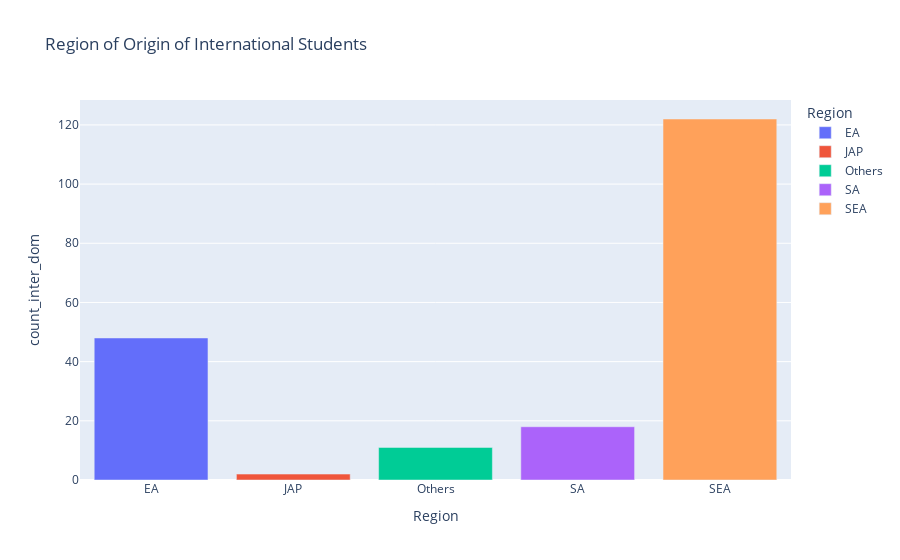

Here is the notebook cell this chart was saved with:
### Code cell
result = _
df_inter_students = result.DataFrame()

# Bar chart
fig2 = px.bar(
    df_inter_students,
    x='Region',
    y='count_inter_dom',
    color='Region',
    title='Region of Origin of International Students',
    labels={
        'Region of Origin': 'Region of Origin',
        'Number of Students': 'Number of Students'
    }
)

fig2.show()

### Figure 1 — Plotly figure (JSON) as saved in the notebook; plotly's stock layout.template omitted (floating-point values rounded to 4 significant figures)
{"data": [{"hovertemplate": "Region=%{x}<br>count_inter_dom=%{y}<extra></extra>", "legendgroup": "EA", "marker": {"color": "#636efa", "pattern": {"shape": ""}}, "name": "EA", "orientation": "v", "showlegend": true, "textposition": "auto", "type": "bar", "x": ["EA"], "xaxis": "x", "y": [48], "yaxis": "y"}, {"hovertemplate": "Region=%{x}<br>count_inter_dom=%{y}<extra></extra>", "legendgroup": "JAP", "marker": {"color": "#EF553B", "pattern": {"shape": ""}}, "name": "JAP", "orientation": "v", "showlegend": true, "textposition": "auto", "type": "bar", "x": ["JAP"], "xaxis": "x", "y": [2], "yaxis": "y"}, {"hovertemplate": "Region=%{x}<br>count_inter_dom=%{y}<extra></extra>", "legendgroup": "Others", "marker": {"color": "#00cc96", "pattern": {"shape": ""}}, "name": "Others", "orientation": "v", "showlegend": true, "textposition": "auto", "type": "bar", "x": ["Others"], "xaxis": "x", "y": [11], "yaxis": "y"}, {"hovertemplate": "Region=%{x}<br>count_inter_dom=%{y}<extra></extra>", "legendgroup": "SA", "marker": {"color": "#ab63fa", "pattern": {"shape": ""}}, "name": "SA", "orientation": "v", "showlegend": true, "textposition": "auto", "type": "bar", "x": ["SA"], "xaxis": "x", "y": [18], "yaxis": "y"}, {"hovertemplate": "Region=%{x}<br>count_inter_dom=%{y}<extra></extra>", "legendgroup": "SEA", "marker": {"color": "#FFA15A", "pattern": {"shape": ""}}, "name": "SEA", "orientation": "v", "showlegend": true, "textposition": "auto", "type": "bar", "x": ["SEA"], "xaxis": "x", "y": [122], "yaxis": "y"}], "layout": {"barmode": "relative", "legend": {"title": {"text": "Region"}, "tracegroupgap": 0}, "title": {"text": "Region of Origin of International Students"}, "xaxis": {"anchor": "y", "categoryarray": ["EA", "JAP", "Others", "SA", "SEA"], "categoryorder": "array", "domain": [0, 1], "title": {"text": "Region"}}, "yaxis": {"anchor": "x", "domain": [0, 1], "title": {"text": "count_inter_dom"}}}}
